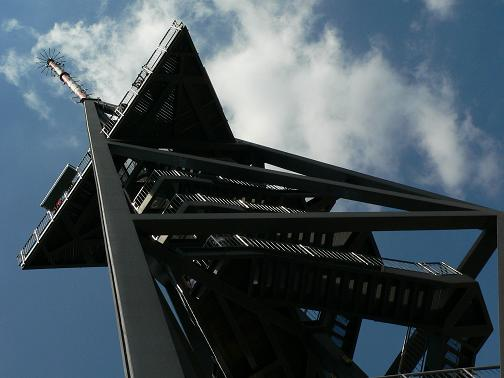
#> input picture tower.jpg, 504 x 378 px
$ python BruteForce.py
#> lines starting #> are read from the running program, lines starting #| are printed output that depends on the picture
import cv2
import numpy as np
import matplotlib.pyplot as plt

# Function to read an image
# [51 lines left out: functions read_image, calulate_energy, not called in this run]


import cv2
import numpy as np
import matplotlib.pyplot as plt

# Function to read an image
def read_image(image_name):
#> called with image_name = 'tower.jpg'
    image = cv2.imread(image_name)
#> image is the input picture: shape (378, 504, 3); mean B, G, R 90.6, 82.7, 69.5
    if image is None:
        print("Error: Image not found.")
    else:
        RGBimage = cv2.cvtColor(image, cv2.COLOR_BGR2RGB)  # Convert BGR to RGB
        return RGBimage

# Function to convert to grayscale and calculate energy map
def calulate_energy(image):
    # Convert to grayscale using the standard RGB to grayscale conversion
    gImage = 0.2989 * image[:,:,2] + 0.5870 * image[:,:,1] + 0.1140 * image[:,:,0]
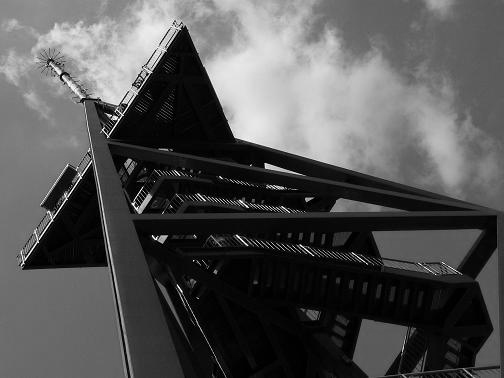
#> gImage: shape (378, 504) float64; min 0, max 254.9, mean 83.5

    energy = np.zeros_like(gImage, dtype=np.float32)  # Initialize an empty energy map

    rows, cols = gImage.shape  # Energy formula for each pixel
#> rows = 378; cols = 504
    for i in range(1, rows - 1):  # Skip first and last row
        for j in range(1, cols - 1):  # Skip first and last column
            a = gImage[i - 1, j - 1]  # top-left
            b = gImage[i - 1, j]      # top
            c = gImage[i - 1, j + 1]  # top-right
            d = gImage[i, j - 1]      # left
            e = gImage[i, j]          # center (E)
            f = gImage[i, j + 1]      # right
            g = gImage[i + 1, j - 1]  # bottom-left
            h = gImage[i + 1, j]      # bottom
            i_pixel = gImage[i + 1, j + 1]  # bottom-right

            # Calculate the energy in the x and y directions using the given formula
            xenergy = a + 2 * d + g - c - 2 * f - i_pixel
            yenergy = a + 2 * b + c - g - 2 * h - i_pixel

            # The total energy
            energy[i, j] = abs(xenergy) + abs(yenergy)
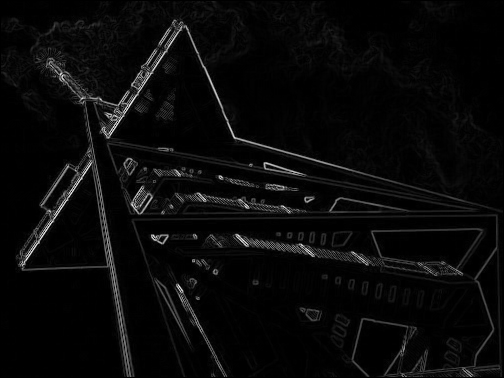
#> energy: shape (378, 504) float32; min 0, max 1432.1, mean 54.7; drawn with min black and max white

    energy = np.uint8(cv2.normalize(energy, None, 0, 255, cv2.NORM_MINMAX))

    # Set the edges of the energy map to black
    energy[0, :] = 0  # Top edge
    energy[-1, :] = 0  # Bottom edge
    energy[:, 0] = 0  # Left edge
    energy[:, -1] = 0  # Right edge

    return energy

# Function to reverse grayscale energy to the original color (attempting to reconstruct)
# [32 lines left out: function reverse_grayscale_to_rgb, not called in this run]

def reverse_grayscale_to_rgb(energy, original_image):
    # to get the RGB color individual
    r_channel = original_image[:, :, 0]
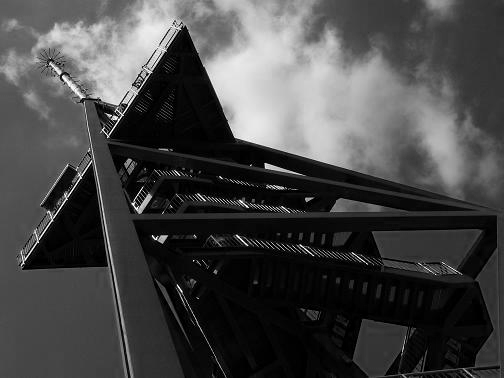
#> r_channel: shape (378, 504); min 0, max 255, mean 69.5
    g_channel = original_image[:, :, 1]
    b_channel = original_image[:, :, 2]

    #to restore color
    reversed_r = np.clip(r_channel + energy, 0, 255)
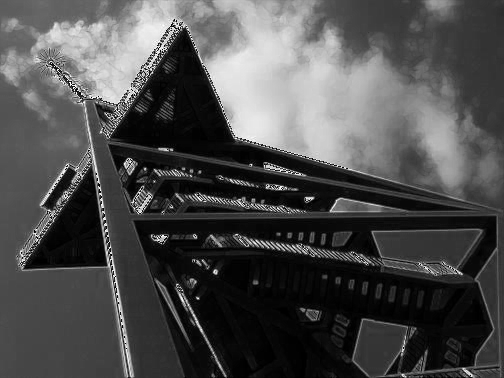
#> reversed_r: shape (378, 504); min 0, max 255, mean 76.2
    reversed_g = np.clip(g_channel + energy, 0, 255)
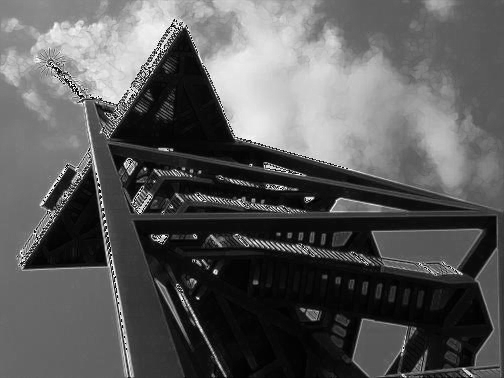
#> reversed_g: shape (378, 504); min 0, max 255, mean 89.2
    reversed_b = np.clip(b_channel + energy, 0, 255)
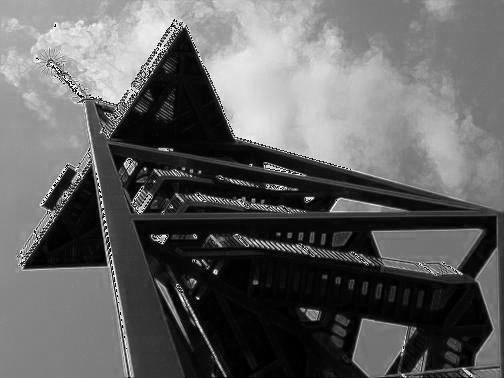
#> reversed_b: shape (378, 504); min 0, max 255, mean 97.2


    reversed_image = np.stack([reversed_r, reversed_g, reversed_b], axis=-1)
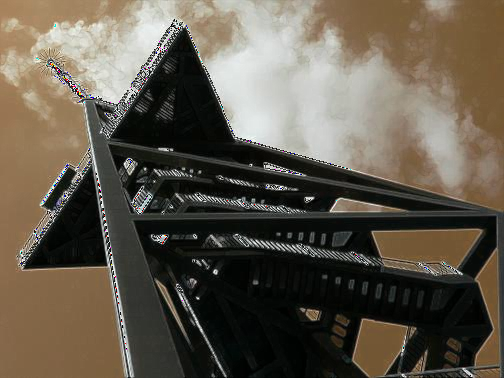
#> reversed_image: shape (378, 504, 3); mean of channels 0, 1, 2 76.2, 89.2, 97.2; drawn as B, G, R
    return reversed_image.astype(np.uint8)

# Main Section
image_name = 'tower.jpg'
image = read_image(image_name)

if image is not None:

    energy = calulate_energy(image)
    ori= reverse_grayscale_to_rgb(energy,image)

    plt.subplot(2, 2, 1)
    plt.imshow(ori)  # Display original image
    plt.title('Original Image')
    plt.axis('off')

    plt.subplot(1, 2, 2)
    plt.imshow(energy, cmap='gray')  # Display energy map
    plt.title('Energy Map (Edges Black)')
    plt.axis('off')


    plt.show()

$ run again, with carving.jpg copied over tower.jpg
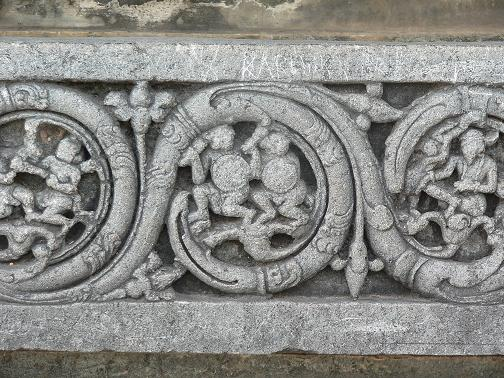
#> input picture carving.jpg, 504 x 378 px
#> in read_image, image is the input picture: shape (378, 504, 3); mean B, G, R 134.2, 137.8, 137.7
#> after the loop in calulate_energy, `for i in range(1, rows - 1):`:
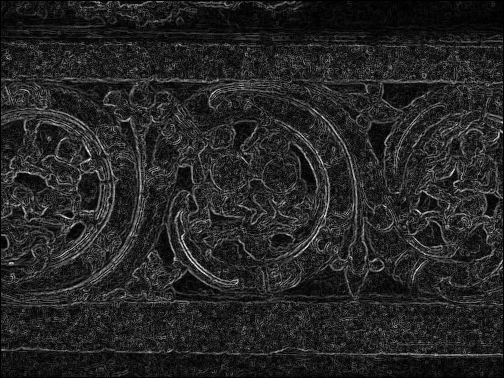
#> energy: shape (378, 504) float32; min 0, max 1072.5, mean 157.4; drawn with min black and max white
#> in reverse_grayscale_to_rgb, `reversed_image = np.stack([reversed_r, reversed_g, reversed_b], axis=-1)`:
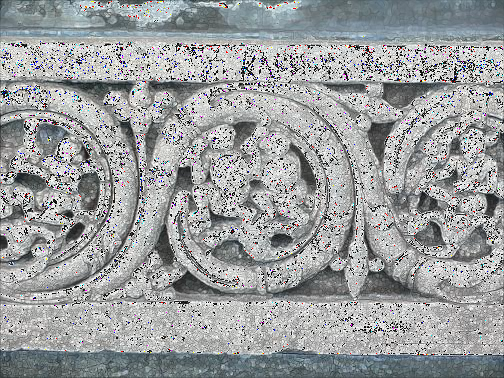
#> reversed_image: shape (378, 504, 3); mean of channels 0, 1, 2 158.7, 157.7, 154.9; drawn as B, G, R
